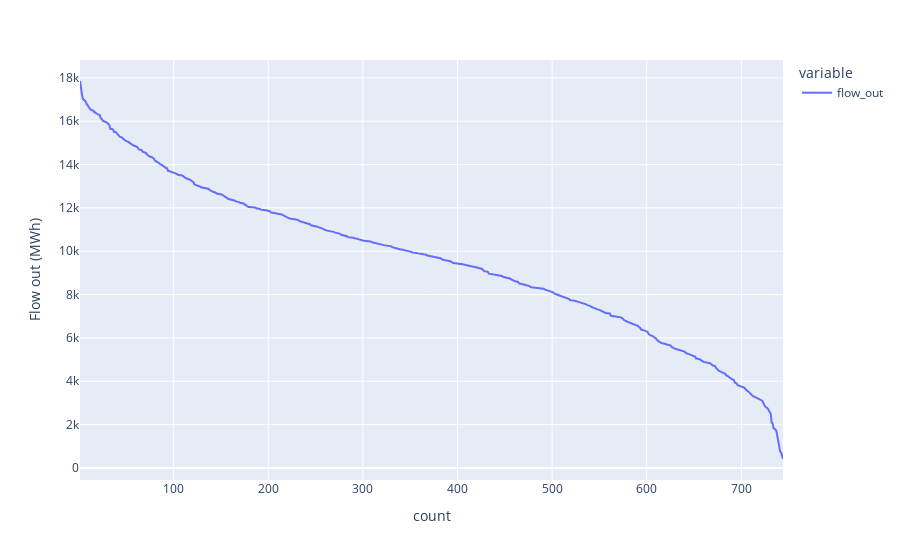

The code cell stored with this chart in its notebook:
### Code cell
plot_load_duration_curve(dataframe=ccgt_dispatch.to_frame(), 
                         plot_export_path='results/default_ccgt_ldc.html', 
                         y_label='Flow out (MWh)')

### Figure 1 — Plotly figure (JSON) as saved in the notebook; plotly's stock layout.template omitted (floating-point values rounded to 4 significant figures; data arrays with more than 128 entries replaced by an {"elided": "..."} marker saying what was removed)
{"data": [{"hovertemplate": "variable=flow_out<br>index=%{x}<br>value=%{y}<extra></extra>", "legendgroup": "flow_out", "line": {"color": "#636efa", "dash": "solid"}, "marker": {"symbol": "circle"}, "mode": "lines", "name": "flow_out", "orientation": "v", "showlegend": true, "type": "scatter", "x": {"elided": "744 int values"}, "xaxis": "x", "y": {"elided": "744 float values"}, "yaxis": "y"}], "layout": {"legend": {"title": {"text": "variable"}, "tracegroupgap": 0}, "margin": {"t": 60}, "xaxis": {"anchor": "y", "domain": [0, 1], "title": {"text": "count"}}, "yaxis": {"anchor": "x", "domain": [0, 1], "title": {"text": "Flow out (MWh)"}}}}
